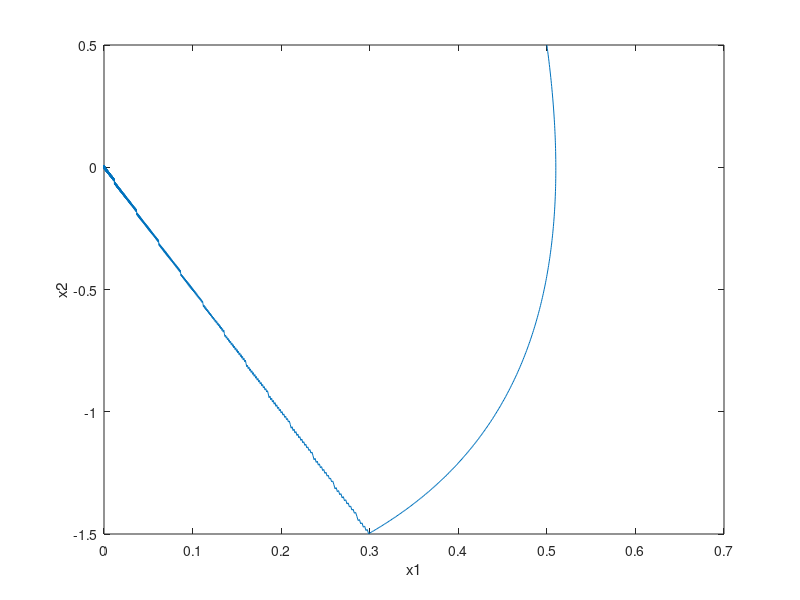
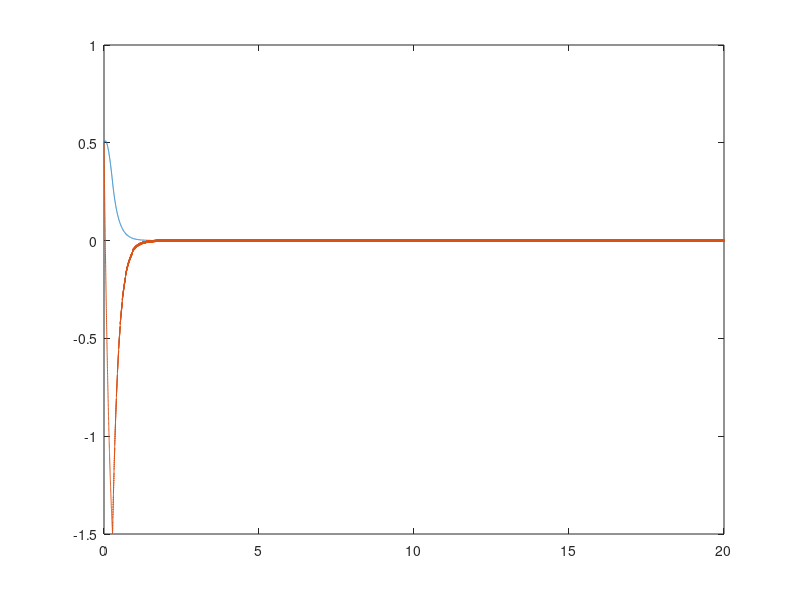
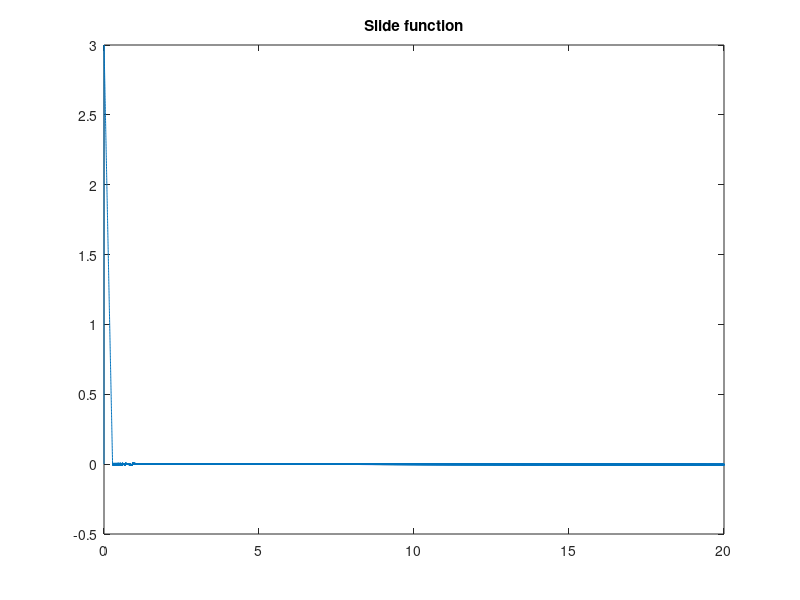
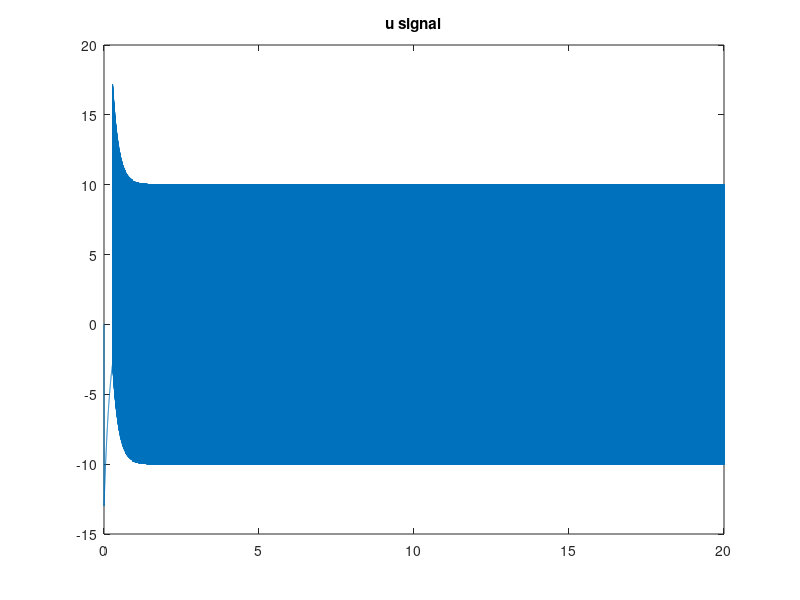

These figures' MATLAB source, in order:
%%Sliding mode - basic example

close all;
clear all;

%initial condition
x1p=0.5;
x2p=0.5;
z1p=x1p;
z2p=x2p;
a=0;
k=10;
lambda=5;

delt =0.001;
final_time=20;
tArr=[0:delt:final_time];
total_step=length(tArr);

x1Arr=zeros(1,total_step);
x2Arr=zeros(1,total_step);
z1Arr=zeros(1,total_step);
z2Arr=zeros(1,total_step);
sArr=zeros(1,total_step);
uArr=zeros(1,total_step);

x1Arr(1)=x1p;
x2Arr(1)=x2p;
z1Arr(1)=x1Arr(1);
z2Arr(1)=x2Arr(1);
sArr(1)=0;
uArr(1)=0;

for i=(1:total_step -1)
    s= z2p+lambda*z1p;
    u=-x1p-lambda*z2p-k*sign(s);
    d=0;%disturbance
    d=sin(3*i);
    
    x1_dot = x2p;
    x2_dot = -x1p + u + d;
    z1_dot = z2p;
    z2_dot = -x1p+u;
    
    x1_curr = x1p + x1_dot*delt;%current
    x2_curr = x2p + x2_dot*delt;
    z1_curr = z1p + z1_dot*delt;
    z2_curr = z2p + z2_dot*delt;
    
    x1Arr(i+1) = x1_curr;
    x2Arr(i+1) = x2_curr;
    z1Arr(i+1) = z1_curr;
    z2Arr(i+1) = z2_curr;
    sArr(i+1)=s;
    uArr(i+1)=u;
    
    x1p = x1_curr;
    x2p = x2_curr;
    z1p = z1_curr;
    z2p = z2_curr;  
    
end

figure();
plot(x1Arr,x2Arr);
xlabel('x1');
ylabel('x2');

figure();
plot(tArr,x1Arr,tArr,x2Arr);
figure();

plot(tArr,sArr);
title('Slide function');

figure();
plot(tArr,uArr);
title('u signal');
